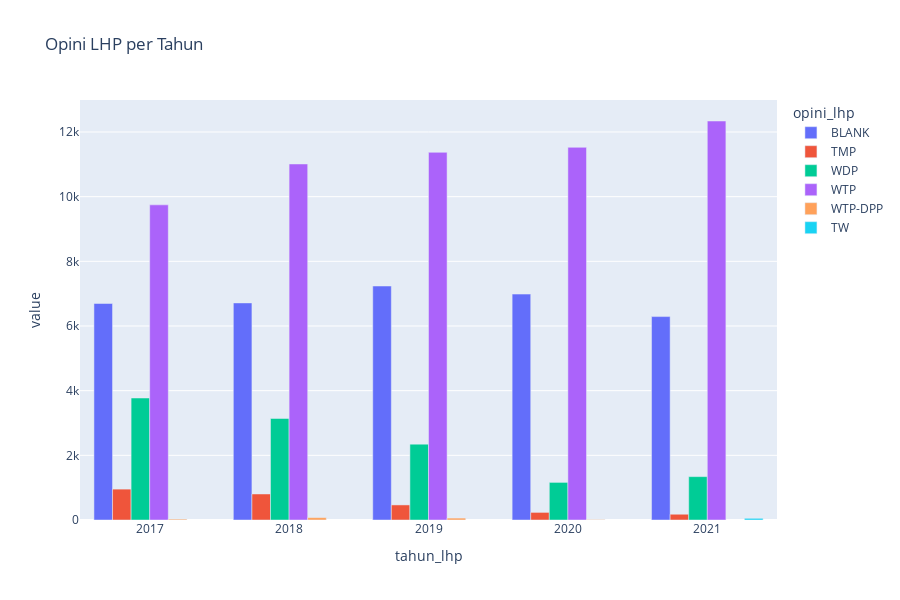

Here is the notebook cell this chart was saved with:
### Code cell
# Opini LHP per Tahun

df3 = df.groupby(["tahun_lhp", "opini_lhp"]).size().reset_index(name="value")

fig = px.bar(df3, x="tahun_lhp", y="value", color="opini_lhp", title="Opini LHP per Tahun",
            barmode="group", height=600)
fig.show()

### Figure 1 — Plotly figure (JSON) as saved in the notebook; plotly's stock layout.template omitted (floating-point values rounded to 4 significant figures)
{"data": [{"alignmentgroup": "True", "hovertemplate": "opini_lhp=BLANK<br>tahun_lhp=%{x}<br>value=%{y}<extra></extra>", "legendgroup": "BLANK", "marker": {"color": "#636efa", "pattern": {"shape": ""}}, "name": "BLANK", "offsetgroup": "BLANK", "orientation": "v", "showlegend": true, "textposition": "auto", "type": "bar", "x": [2017, 2018, 2019, 2020, 2021], "xaxis": "x", "y": [6696, 6714, 7237, 6987, 6291], "yaxis": "y"}, {"alignmentgroup": "True", "hovertemplate": "opini_lhp=TMP<br>tahun_lhp=%{x}<br>value=%{y}<extra></extra>", "legendgroup": "TMP", "marker": {"color": "#EF553B", "pattern": {"shape": ""}}, "name": "TMP", "offsetgroup": "TMP", "orientation": "v", "showlegend": true, "textposition": "auto", "type": "bar", "x": [2017, 2018, 2019, 2020, 2021], "xaxis": "x", "y": [955, 805, 466, 235, 178], "yaxis": "y"}, {"alignmentgroup": "True", "hovertemplate": "opini_lhp=WDP<br>tahun_lhp=%{x}<br>value=%{y}<extra></extra>", "legendgroup": "WDP", "marker": {"color": "#00cc96", "pattern": {"shape": ""}}, "name": "WDP", "offsetgroup": "WDP", "orientation": "v", "showlegend": true, "textposition": "auto", "type": "bar", "x": [2017, 2018, 2019, 2020, 2021], "xaxis": "x", "y": [3773, 3140, 2346, 1163, 1341], "yaxis": "y"}, {"alignmentgroup": "True", "hovertemplate": "opini_lhp=WTP<br>tahun_lhp=%{x}<br>value=%{y}<extra></extra>", "legendgroup": "WTP", "marker": {"color": "#ab63fa", "pattern": {"shape": ""}}, "name": "WTP", "offsetgroup": "WTP", "orientation": "v", "showlegend": true, "textposition": "auto", "type": "bar", "x": [2017, 2018, 2019, 2020, 2021], "xaxis": "x", "y": [9746, 11011, 11371, 11526, 12340], "yaxis": "y"}, {"alignmentgroup": "True", "hovertemplate": "opini_lhp=WTP-DPP<br>tahun_lhp=%{x}<br>value=%{y}<extra></extra>", "legendgroup": "WTP-DPP", "marker": {"color": "#FFA15A", "pattern": {"shape": ""}}, "name": "WTP-DPP", "offsetgroup": "WTP-DPP", "orientation": "v", "showlegend": true, "textposition": "auto", "type": "bar", "x": [2017, 2018, 2019, 2020], "xaxis": "x", "y": [27, 74, 59, 12], "yaxis": "y"}, {"alignmentgroup": "True", "hovertemplate": "opini_lhp=TW<br>tahun_lhp=%{x}<br>value=%{y}<extra></extra>", "legendgroup": "TW", "marker": {"color": "#19d3f3", "pattern": {"shape": ""}}, "name": "TW", "offsetgroup": "TW", "orientation": "v", "showlegend": true, "textposition": "auto", "type": "bar", "x": [2021], "xaxis": "x", "y": [52], "yaxis": "y"}], "layout": {"barmode": "group", "height": 600, "legend": {"title": {"text": "opini_lhp"}, "tracegroupgap": 0}, "title": {"text": "Opini LHP per Tahun"}, "xaxis": {"anchor": "y", "domain": [0, 1], "title": {"text": "tahun_lhp"}}, "yaxis": {"anchor": "x", "domain": [0, 1], "title": {"text": "value"}}}}
